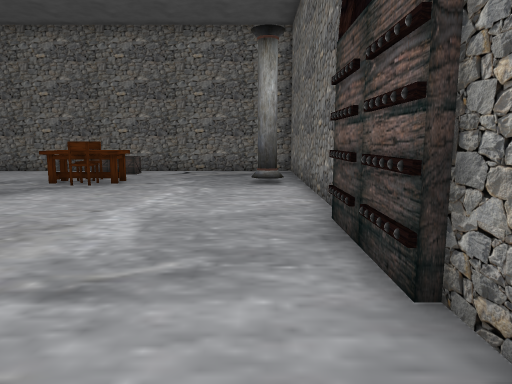
[1] (above)

12 first-person views from a walk through a Unity game level. The camera is 1.2 m above the floor, tilts 8° down and sees 70° across. The floor is counted in squares, 1 m on a side. Each view is taken from the middle of a square. On the plan, view 1 faces up. The plan holds only what a view shows up to about 15 squares ahead; the rest is blank. The place goes on beyond the plan. The player character is not drawn.

[2]
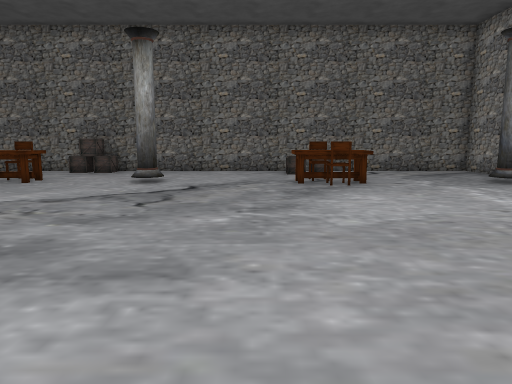

[3]
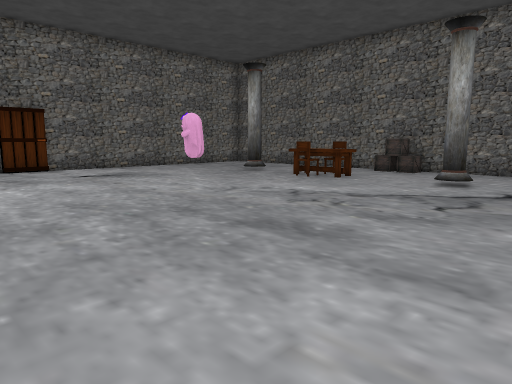

[4]
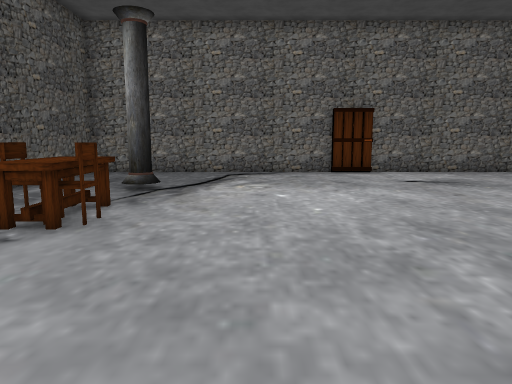

[5]
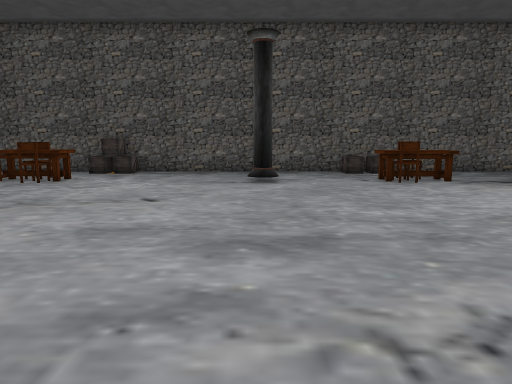

[6]
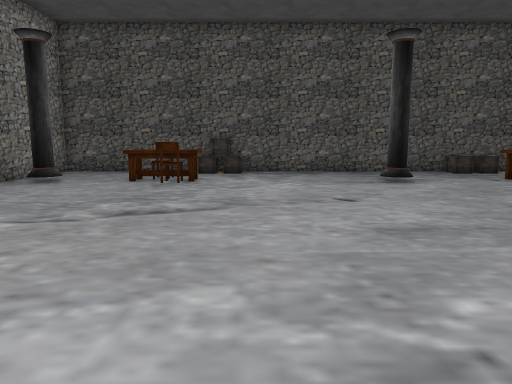

[7]
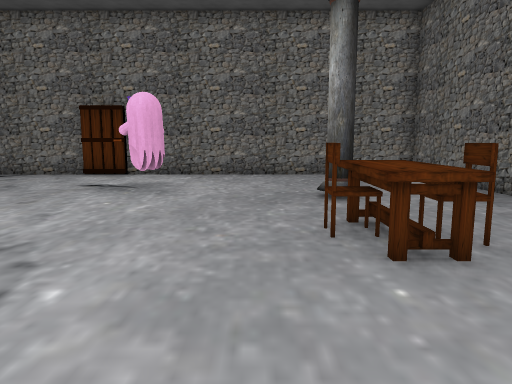

[8]
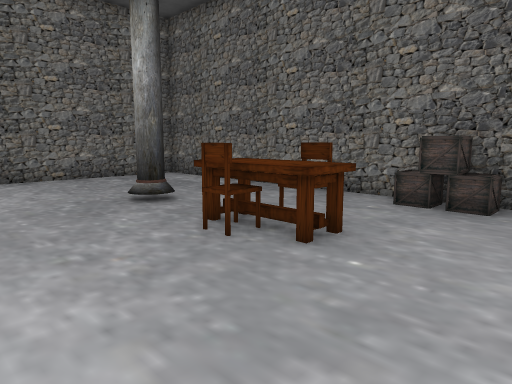

[9]
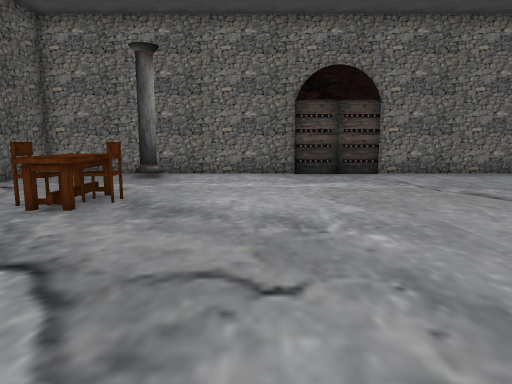

[10]
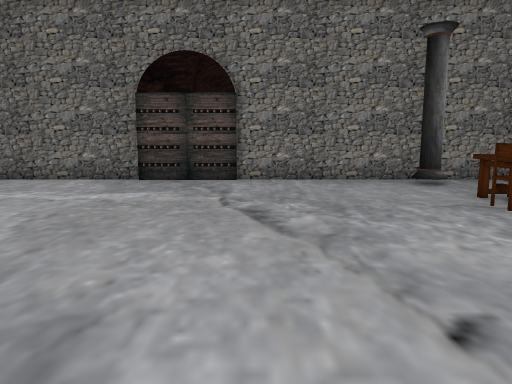

[11]
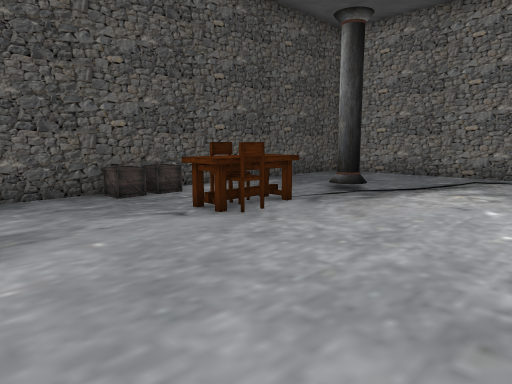

[12]
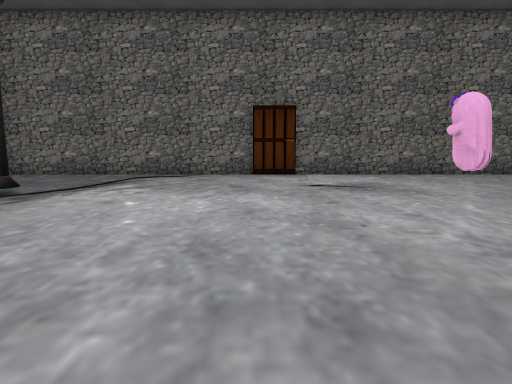

### Floor plan
Points are (right, up) in squares from view 1. A wall is a line through its corners. A room is listed if a view was taken in it or the views show most of it. See-through windows are left out.
Room 1 (views 1, 2, 3, 4, 5, 6, 7, 8, 9, 10, 11, 12)
walls: (-13.5, -6.3) (-5.5, -6.3); (-22.9, 4.5) (-22.9, 2.9); (-23.1, 3) (-23.1, -6.3) (-15.4, -6.3); (1.2, 2.6) (0.9, 3.8); (1.2, 2.6) (1.2, 5.6); (1.4, 5.5) (1.4, 14.6) (-23.1, 14.6) (-23.1, 4.4); (-3.6, -6.3) (1.4, -6.3) (1.4, 2.6) (1, 3.3)
ways out: gap at (1, -3)
objects: other object (-18, -3); other object (-18, 11); other object (-17, 7); other object (-16, -4) to (-14, -3); other object (-15, -6) to (-14, -5); other object (-15, -4); other object (-15, 10); other object (-15, 11) to (-14, 12); other object (-14, -6); other object (-14, -3); other object (-14, 10); other object (-14, 14); other object (-13, 14); other object (-10, -3); other object (-10, 11); other object (-6, 10) to (-6, 11); other object (-6, 13) to (-6, 14); other object (-5, -6) to (-5, -5); other object (-5, 10); other object (-5, 11); other object (-5, 13) to (-4, 14); other object (-4, -6) to (-4, -5); other object (-4, -4); other object (-4, -3) to (-3, -2); other object (-4, 10) to (-4, 11); other object (-3, -4); other object (-2, -3); other object (0, -3); other object (0, 11)

Positions as (right, up) in squares from view 1, and headings:
1: (0, 0), facing up
2: (-7, 0), facing up
3: (-7, 0), facing up-left
4: (-9, 0), facing left
5: (-10, 8), facing down
6: (-6, 8), facing down
7: (-10, 9), facing left
8: (-11, 7), facing up-left
9: (-12, 7), facing right
10: (-10, 2), facing right
11: (-10, 2), facing down-left
12: (-10, 3), facing left
